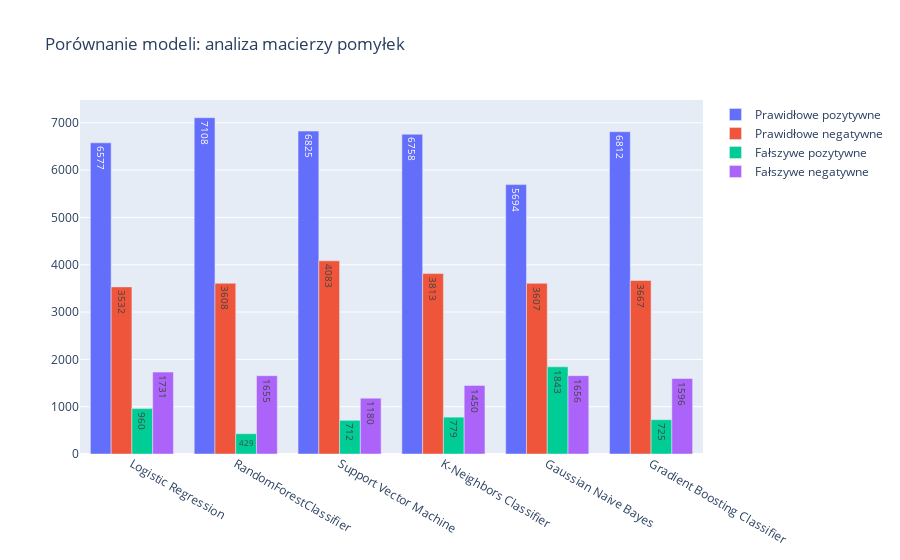

Notebook code cell kept with this figure:
### Markdown cell above
### 5.2.2 Chart model comparison: Confusion Matrix Analysiss

The graph shows a comparison of confusion matrix analysis for different machine learning models. Each model is represented by four bars, each representing one of the four values in the confusion matrix: 'Correct Positive,' 'Correct Negative,' 'False Positive,' and 'False Negative.' The labels at the top of each bar show the exact numbers for each of these values.

### Code cell
# Preparing data
models = ["Logistic Regression", "RandomForestClassifier", "Support Vector Machine", "K-Neighbors Classifier", "Gaussian Naive Bayes", "Gradient Boosting Classifier"]

tp_values = df_cm_data["Prawidłowe pozytywne"].tolist()
tn_values = df_cm_data["Prawidłowe negatywne"].tolist()
fp_values = df_cm_data["Fałszywe pozytywne"].tolist()
fn_values = df_cm_data["Fałszywe negatywne"].tolist()

# Create charts
fig1 = go.Figure()

fig1.add_bar(x=models, y=tp_values, name="Prawidłowe pozytywne", text=tp_values, textposition="auto")
fig1.add_bar(x=models, y=tn_values, name="Prawidłowe negatywne", text=tn_values, textposition="auto")
fig1.add_bar(x=models, y=fp_values, name="Fałszywe pozytywne", text=fp_values, textposition="auto")
fig1.add_bar(x=models, y=fn_values, name="Fałszywe negatywne", text=fn_values, textposition="auto")

fig1.update_layout(title="Porównanie modeli: analiza macierzy pomyłek", barmode="group")

# View charts
fig1.show()

### Figure 1 — Plotly figure (JSON) as saved in the notebook; plotly's stock layout.template omitted (floating-point values rounded to 4 significant figures)
{"data": [{"name": "Prawidłowe pozytywne", "text": ["6577", "7108", "6825", "6758", "5694", "6812"], "textposition": "auto", "type": "bar", "visible": true, "x": ["Logistic Regression", "RandomForestClassifier", "Support Vector Machine", "K-Neighbors Classifier", "Gaussian Naive Bayes", "Gradient Boosting Classifier"], "y": [6577, 7108, 6825, 6758, 5694, 6812]}, {"name": "Prawidłowe negatywne", "text": ["3532", "3608", "4083", "3813", "3607", "3667"], "textposition": "auto", "type": "bar", "x": ["Logistic Regression", "RandomForestClassifier", "Support Vector Machine", "K-Neighbors Classifier", "Gaussian Naive Bayes", "Gradient Boosting Classifier"], "y": [3532, 3608, 4083, 3813, 3607, 3667]}, {"name": "Fałszywe pozytywne", "text": ["960", "429", "712", "779", "1843", "725"], "textposition": "auto", "type": "bar", "visible": true, "x": ["Logistic Regression", "RandomForestClassifier", "Support Vector Machine", "K-Neighbors Classifier", "Gaussian Naive Bayes", "Gradient Boosting Classifier"], "y": [960, 429, 712, 779, 1843, 725]}, {"name": "Fałszywe negatywne", "text": ["1731", "1655", "1180", "1450", "1656", "1596"], "textposition": "auto", "type": "bar", "visible": true, "x": ["Logistic Regression", "RandomForestClassifier", "Support Vector Machine", "K-Neighbors Classifier", "Gaussian Naive Bayes", "Gradient Boosting Classifier"], "y": [1731, 1655, 1180, 1450, 1656, 1596]}], "layout": {"autosize": true, "barmode": "group", "title": {"text": "Porównanie modeli: analiza macierzy pomyłek"}, "xaxis": {"autorange": true, "range": [-0.5, 5.5], "type": "category"}, "yaxis": {"autorange": true, "range": [0, 7482.0], "type": "linear"}}}
